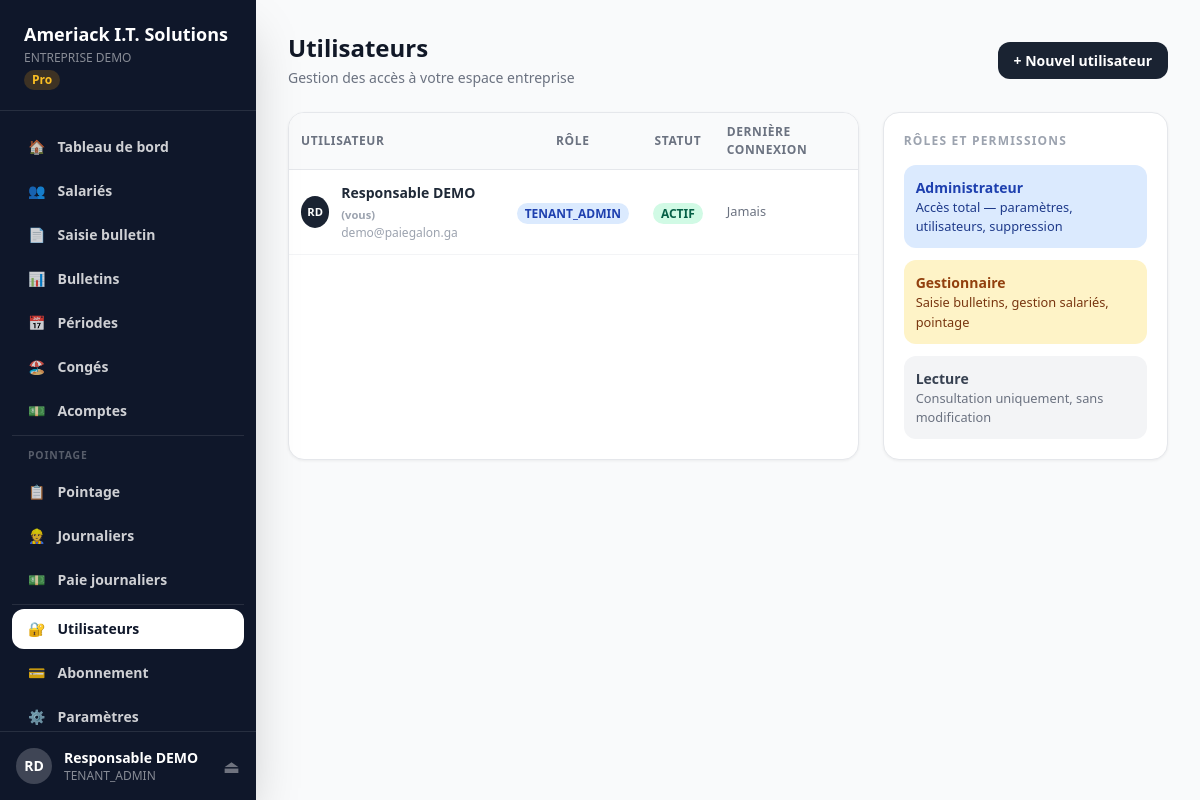
The app's page /utilisateurs (signed in) with its own data.
### models.py (models this page shows, shortened)
class Tenant(db.Model):
    __tablename__ = "tenants"
    id               = db.Column(db.Integer, primary_key=True)
    slug             = db.Column(db.String(50), nullable=False, unique=True)   # ex: maentreprise
    denomination     = db.Column(db.String(200), nullable=False)
    sigle            = db.Column(db.String(50))
    activite         = db.Column(db.String(200))
    secteur          = db.Column(db.String(200))
    nif              = db.Column(db.String(50))
    numero_cnss      = db.Column(db.String(50))
    numero_cnamgs    = db.Column(db.String(50))
    adresse          = db.Column(db.String(300))
    boite_postale    = db.Column(db.String(20))
    telephone        = db.Column(db.String(20))
    ville            = db.Column(db.String(100), default="Libreville")
    region           = db.Column(db.String(100))
    pays             = db.Column(db.String(100), default="Gabon")
    plan_id          = db.Column(db.Integer, db.ForeignKey("plans.id"))
    statut           = db.Column(db.String(20), default="ACTIF")   # ACTIF, SUSPENDU, ESSAI
    date_inscription = db.Column(db.DateTime, default=datetime.utcnow)
    date_expiration  = db.Column(db.DateTime)
    token_api        = db.Column(db.String(64), unique=True)
    logo_url         = db.Column(db.String(500))
    utilisateurs  = db.relationship("Utilisateur", backref="tenant", lazy=True, foreign_keys="Utilisateur.tenant_id")
    salaries      = db.relationship("Salarie", backref="tenant", lazy=True)
    periodes      = db.relationship("PeriodePaie", backref="tenant", lazy=True)
    categories    = db.relationship("CategorieEmploi", backref="tenant", lazy=True)

class Plan(db.Model):
    __tablename__ = "plans"
    id               = db.Column(db.Integer, primary_key=True)
    code             = db.Column(db.String(20), nullable=False, unique=True)
    nom              = db.Column(db.String(100), nullable=False)
    prix_mensuel     = db.Column(db.Numeric(12,2), nullable=False)
    max_salaries     = db.Column(db.Integer)          # None = illimité
    max_utilisateurs = db.Column(db.Integer)
    description      = db.Column(db.Text)
    actif            = db.Column(db.Boolean, default=True)
    tenants = db.relationship("Tenant", backref="plan", lazy=True)

class Utilisateur(db.Model, UserMixin):
    __tablename__ = "utilisateurs"
    id                 = db.Column(db.Integer, primary_key=True)
    nom                = db.Column(db.String(100), nullable=False)
    prenom             = db.Column(db.String(100), nullable=False)
    email              = db.Column(db.String(200), nullable=False, unique=True)
    mot_de_passe_hash  = db.Column(db.String(256), nullable=False)
    role               = db.Column(db.String(30), default="GESTIONNAIRE")
    tenant_id          = db.Column(db.Integer, db.ForeignKey("tenants.id"), nullable=True)
    actif              = db.Column(db.Boolean, default=True)
    derniere_connexion = db.Column(db.DateTime)
    date_creation      = db.Column(db.DateTime, default=datetime.utcnow)
    @property
    def nom_complet(self): return f"{self.prenom} {self.nom}"
    @property
    def is_super_admin(self): return self.role == "SUPER_ADMIN"
    @property
    def is_tenant_admin(self): return self.role in ("SUPER_ADMIN","TENANT_ADMIN")

### app.py (the view)
@app.route("/utilisateurs")
@login_required
def utilisateurs():
    if current_user.is_super_admin: return redirect(url_for("admin_dashboard"))
    t = get_tenant()
    if not t: return redirect(url_for("login"))
    liste = Utilisateur.query.filter_by(tenant_id=t.id).order_by(Utilisateur.nom).all()
    return render_template("tenant/utilisateurs.html", tenant=t, utilisateurs=liste, users=liste)

### app.py (called while the page is built)
@login_manager.user_loader
def load_user(uid): return Utilisateur.query.get(int(uid))

def get_tenant():
    if current_user.is_super_admin:
        return None
    return current_user.tenant

@app.context_processor
def inject_globals(): return {"now":datetime.now(),"enumerate":enumerate}

### templates/tenant/utilisateurs.html (shortened to what this page needs)
{% extends "tenant/base.html" %}
{% block content %}
<div style="display:flex;align-items:center;justify-content:space-between;margin-bottom:1.5rem">
  <div>
    <h1 class="text-2xl font-black text-gray-900">Utilisateurs</h1>
    <p class="text-gray-500 text-sm mt-1">Gestion des accès à votre espace entreprise</p>
  </div>
  {% if current_user.is_tenant_admin %}
  <a href="/utilisateurs/nouveau" class="btn-primary">+ Nouvel utilisateur</a>
  {% endif %}
</div>
<div style="display:grid;grid-template-columns:2fr 1fr;gap:1.5rem">
  <div class="card overflow-hidden">
    <table>
      <thead>
        <tr>
          <th>Utilisateur</th>
          <th style="text-align:center">Rôle</th>
          <th style="text-align:center">Statut</th>
          <th>Dernière connexion</th>
        </tr>
      </thead>
      <tbody>
        {% for u in utilisateurs %}
        <tr>
          <td>
            <div style="display:flex;align-items:center;gap:.75rem">
              <div style="width:2rem;height:2rem;border-radius:50%;background:#1a2332;color:white;display:flex;align-items:center;justify-content:center;font-size:.7rem;font-weight:900">
                {{ u.prenom[0] }}{{ u.nom[0] }}
              </div>
              <div>
                <div style="font-weight:700;font-size:.875rem">{{ u.nom_complet }}
                  {% if u.id == current_user.id %}<span style="font-size:.7rem;color:#9ca3af">(vous)</span>{% endif %}
                </div>
                <div style="font-size:.75rem;color:#9ca3af">{{ u.email }}</div>
              </div>
            </div>
          </td>
          <td style="text-align:center">
            <span style="font-size:.75rem;font-weight:700;padding:.125rem .5rem;border-radius:9999px;
              {% if u.role=='TENANT_ADMIN' %}background:#dbeafe;color:#1e40af
              {% elif u.role=='GESTIONNAIRE' %}background:#fef3c7;color:#92400e
              {% else %}background:#f3f4f6;color:#6b7280{% endif %}">
              {{ u.role }}
            </span>
          </td>
          <td style="text-align:center">
            <span style="font-size:.75rem;font-weight:700;padding:.125rem .5rem;border-radius:9999px;
              {% if u.actif %}background:#d1fae5;color:#065f46{% else %}background:#fee2e2;color:#991b1b{% endif %}">
              {{ 'ACTIF' if u.actif else 'INACTIF' }}
            </span>
          </td>
          <td style="font-size:.8rem;color:#6b7280">
            {{ u.derniere_connexion|date_fr if u.derniere_connexion else 'Jamais' }}
          </td>
        </tr>
        {% else %}
        <tr><td colspan="4" style="text-align:center;padding:2rem;color:#9ca3af">Aucun utilisateur</td></tr>
        {% endfor %}
      </tbody>
    </table>
  </div>
  <div class="card p-5">
    <h2 class="text-xs font-bold text-gray-400 uppercase tracking-widest mb-4">Rôles et permissions</h2>
    <div style="display:flex;flex-direction:column;gap:.75rem;font-size:.875rem">
      <div style="background:#dbeafe;border-radius:.75rem;padding:.75rem">
        <div style="font-weight:700;color:#1e40af">Administrateur</div>
        <div style="color:#1e3a8a;font-size:.8rem">Accès total — paramètres, utilisateurs, suppression</div>
      </div>
      <div style="background:#fef3c7;border-radius:.75rem;padding:.75rem">
        <div style="font-weight:700;color:#92400e">Gestionnaire</div>
        <div style="color:#78350f;font-size:.8rem">Saisie bulletins, gestion salariés, pointage</div>
      </div>
      <div style="background:#f3f4f6;border-radius:.75rem;padding:.75rem">
        <div style="font-weight:700;color:#374151">Lecture</div>
        <div style="color:#6b7280;font-size:.8rem">Consultation uniquement, sans modification</div>
      </div>
    </div>
  </div>
</div>
{% endblock %}

### templates/tenant/base.html (shortened to what this page needs)
<!DOCTYPE html>
<html lang="fr">
<head>
  <script src="https://cdn.tailwindcss.com"></script>
</head>
<body class="bg-gray-50 text-gray-800">
<div class="flex min-h-screen">
  <aside class="w-64 bg-slate-900 text-white flex flex-col fixed h-full z-20 shadow-2xl">
    <div class="px-6 py-5 border-b border-white/10">
      <div class="text-lg font-black">Ameriack I.T. Solutions</div>
      <div class="text-xs text-white/50 mt-0.5 truncate">
        {% if tenant %}{{ tenant.denomination }}{% else %}Espace entreprise{% endif %}
      </div>
      {% if tenant and tenant.plan %}
      <span class="text-xs bg-amber-500/20 text-amber-400 px-2 py-0.5 rounded-full font-bold mt-1 inline-block">
        {{ tenant.plan.nom }}
      </span>
      {% endif %}
    </div>
    <nav class="flex-1 px-3 py-4 space-y-1 overflow-y-auto">
      {% set ep = request.endpoint %}
      <a href="/dashboard" class="flex items-center gap-3 px-4 py-2.5 rounded-xl text-sm font-semibold transition-all {{ 'bg-white text-slate-900' if ep=='dashboard' else 'text-white/80 hover:bg-white/10' }}">
        🏠 <span>Tableau de bord</span>
      </a>
      <a href="/salaries" class="flex items-center gap-3 px-4 py-2.5 rounded-xl text-sm font-semibold transition-all {{ 'bg-white text-slate-900' if 'salari' in ep else 'text-white/80 hover:bg-white/10' }}">
        👥 <span>Salariés</span>
      </a>
      <a href="/bulletins/saisie" class="flex items-center gap-3 px-4 py-2.5 rounded-xl text-sm font-semibold transition-all {{ 'bg-white text-slate-900' if ep=='bulletin_saisie' else 'text-white/80 hover:bg-white/10' }}">
        📄 <span>Saisie bulletin</span>
      </a>
      <a href="/bulletins" class="flex items-center gap-3 px-4 py-2.5 rounded-xl text-sm font-semibold transition-all {{ 'bg-white text-slate-900' if ep=='bulletins' else 'text-white/80 hover:bg-white/10' }}">
        📊 <span>Bulletins</span>
      </a>
      <a href="/periodes" class="flex items-center gap-3 px-4 py-2.5 rounded-xl text-sm font-semibold transition-all {{ 'bg-white text-slate-900' if ep=='periodes' else 'text-white/80 hover:bg-white/10' }}">
        📅 <span>Périodes</span>
      </a>
      <a href="/conges" class="flex items-center gap-3 px-4 py-2.5 rounded-xl text-sm font-semibold transition-all {{ 'bg-white text-slate-900' if 'conge' in ep else 'text-white/80 hover:bg-white/10' }}">
        🏖️ <span>Congés</span>
      </a>
      <a href="/acomptes" class="flex items-center gap-3 px-4 py-2.5 rounded-xl text-sm font-semibold transition-all {{ 'bg-white text-slate-900' if 'acompte' in ep else 'text-white/80 hover:bg-white/10' }}">
        💵 <span>Acomptes</span>
      </a>
      <div class="border-t border-white/10 my-2"></div>
      <p style="font-size:.65rem;font-weight:700;color:rgba(255,255,255,.3);text-transform:uppercase;letter-spacing:.08em;padding:.5rem 1rem .25rem">Pointage</p>
      <a href="/pointage" class="flex items-center gap-3 px-4 py-2.5 rounded-xl text-sm font-semibold transition-all {{ 'bg-white text-slate-900' if ep=='pointage' else 'text-white/80 hover:bg-white/10' }}">
        📋 <span>Pointage</span>
      </a>
      <a href="/journaliers" class="flex items-center gap-3 px-4 py-2.5 rounded-xl text-sm font-semibold transition-all {{ 'bg-white text-slate-900' if 'journalier' in ep else 'text-white/80 hover:bg-white/10' }}">
        👷 <span>Journaliers</span>
      </a>
      <a href="/journaliers/paie" class="flex items-center gap-3 px-4 py-2.5 rounded-xl text-sm font-semibold transition-all {{ 'bg-white text-slate-900' if 'journaliers_paie' in ep else 'text-white/80 hover:bg-white/10' }}">
        💵 <span>Paie journaliers</span>
      </a>
      <div class="border-t border-white/10 my-2"></div>
      {% if current_user.is_tenant_admin %}
      <a href="/utilisateurs" class="flex items-center gap-3 px-4 py-2.5 rounded-xl text-sm font-semibold transition-all {{ 'bg-white text-slate-900' if 'utilisateur' in ep else 'text-white/80 hover:bg-white/10' }}">
        🔐 <span>Utilisateurs</span>
      </a>
      {% endif %}
      <a href="/paiement" class="flex items-center gap-3 px-4 py-2.5 rounded-xl text-sm font-semibold transition-all {{ 'bg-white text-slate-900' if ep=='paiement' else 'text-white/80 hover:bg-white/10' }}">
        💳 <span>Abonnement</span>
      </a>
      <a href="/parametres" class="flex items-center gap-3 px-4 py-2.5 rounded-xl text-sm font-semibold transition-all {{ 'bg-white text-slate-900' if ep=='parametres' else 'text-white/80 hover:bg-white/10' }}">
        ⚙️ <span>Paramètres</span>
      </a>
    </nav>
    <div class="px-4 py-4 border-t border-white/10">
      <div class="flex items-center gap-3">
        <div class="w-9 h-9 rounded-full bg-white/20 flex items-center justify-center text-sm font-black flex-shrink-0">
          {{ current_user.prenom[0] }}{{ current_user.nom[0] }}
        </div>
        <div class="flex-1 min-w-0">
          <div class="text-sm font-bold truncate">{{ current_user.nom_complet }}</div>
          <div class="text-xs text-white/50">{{ current_user.role }}</div>
        </div>
        <a href="/logout" title="Déconnexion" class="text-white/40 hover:text-white text-lg">⏏</a>
      </div>
    </div>
  </aside>
  <main class="ml-64 flex-1 p-8 min-h-screen">
    {% block content %}{% endblock %}
  </main>
</div>
</body>
</html>

### templates/tenant/base.html (style rules this page uses)
body { font-family:'Segoe UI',system-ui,sans-serif }
.card { background:white;border-radius:1rem;border:1px solid #e5e7eb;box-shadow:0 1px 3px rgba(0,0,0,.06) }
.btn-primary { background:#1a2332;color:white;padding:.5rem 1rem;border-radius:.75rem;font-weight:700;font-size:.875rem;display:inline-block;cursor:pointer;border:none }
table { width:100%;border-collapse:collapse }
th { background:#f9fafb;padding:.625rem .75rem;text-align:left;font-size:.75rem;font-weight:700;color:#6b7280;text-transform:uppercase;letter-spacing:.05em;border-bottom:1px solid #e5e7eb }
td { padding:.75rem;border-bottom:1px solid #f3f4f6;font-size:.875rem }

### records on screen
Tenant: denomination "ENTREPRISE DEMO"
Plan: plan.nom "Pro"
Utilisateur: prenom "R", nom "D", nom_complet "Responsable DEMO", role "TENANT_ADMIN", shows "(vous)", email "demo@paiegalon.ga", actif "ACTIF", derniere_connexion "Jamais"
